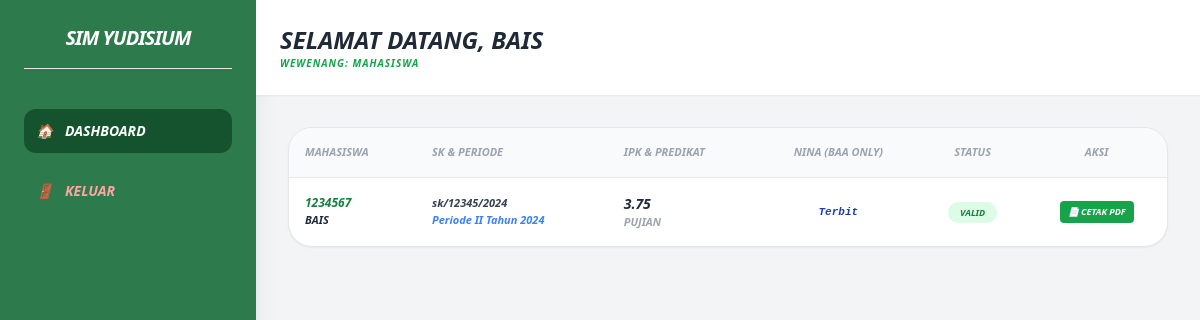
Page /dashboard.php (signed in) on the committed database.
### tables this page shows
CREATE TABLE `yudisium` (
  `id` int NOT NULL,
  `user_id` int DEFAULT NULL,
  `periode_id` int DEFAULT NULL,
  `no_sk_yudisium` varchar(50) DEFAULT NULL,
  `tgl_sk` date DEFAULT NULL,
  `tgl_mulai_kuliah` date DEFAULT NULL,
  `tgl_ujian` date DEFAULT NULL,
  `ipk` decimal(4,2) DEFAULT NULL,
  `predikat` varchar(50) DEFAULT NULL,
  `peringkat` int DEFAULT NULL,
  `nina` varchar(50) DEFAULT 'Belum Terbit',
  `status_validasi` enum('Pending','Valid') DEFAULT 'Pending'
);

CREATE TABLE `users` (
  `id` int NOT NULL,
  `npm_nik` varchar(20) DEFAULT NULL,
  `nama` varchar(100) DEFAULT NULL,
  `email` varchar(100) DEFAULT NULL,
  `password` varchar(255) DEFAULT NULL,
  `role` enum('Admin','Staf BAA','Staf Prodi','Mahasiswa') DEFAULT NULL,
  `prodi` varchar(50) DEFAULT NULL
);

CREATE TABLE `periode` (
  `id` int NOT NULL,
  `nama_periode` varchar(50) DEFAULT NULL,
  `status` enum('Aktif','Selesai') DEFAULT 'Aktif'
);

### config.php (called while the page is built, shortened)
<?php
function h($str) { return htmlspecialchars($str ?? '', ENT_QUOTES, 'UTF-8'); }
?>

### dashboard.php (the view, shortened to what this page needs)
<?php
include_once 'config.php';
$role = $_SESSION['role'];
$user_id = $_SESSION['user_id'];
$sql = "SELECT y.*, u.nama, u.npm_nik, p.nama_periode
        FROM yudisium y
        JOIN users u ON y.user_id = u.id
        JOIN periode p ON y.periode_id = p.id";
if ($role == 'Mahasiswa') {
    $sql .= " WHERE y.user_id = '$user_id'";
}
$data = mysqli_query($conn, $sql);
?>
<!DOCTYPE html>
<html lang="id">
<head>
    <script src="https://cdn.tailwindcss.com"></script>
</head>
<body class="bg-gray-100 flex h-screen font-sans italic font-bold">
    <div class="w-64 bg-[#2D7A4D] text-white p-6 shadow-xl">
        <h1 class="text-xl font-black mb-10 border-b pb-4 uppercase tracking-tighter italic text-center">SIM Yudisium</h1>
        <nav class="space-y-4 text-sm uppercase italic">
            <a href="dashboard.php" class="flex items-center gap-3 p-3 bg-green-900 rounded-xl">
                <span>🏠</span> DASHBOARD
            </a>
            <a href="logout.php" class="flex items-center gap-3 p-3 text-red-300 hover:text-white mt-10 italic">
                <span>🚪</span> KELUAR
            </a>
        </nav>
    </div>
    <div class="flex-1 flex flex-col overflow-hidden">
        <header class="bg-white p-6 shadow-sm flex justify-between items-center">
            <div>
                <h2 class="text-2xl font-black text-gray-800 uppercase italic">SELAMAT DATANG, <?= h($_SESSION['nama']) ?></h2>
                <p class="text-[10px] text-green-600 uppercase tracking-widest font-bold">WEWENANG: <?= h($role) ?></p>
            </div>
        </header>
        <main class="p-8 overflow-auto">
            <div class="bg-white rounded-3xl shadow-sm border overflow-hidden">
                <table class="w-full text-[11px] text-left">
                    <thead class="bg-gray-50 text-gray-400 uppercase border-b italic">
                        <tr>
                            <th class="p-4">Mahasiswa</th>
                            <th class="p-4">SK & Periode</th>
                            <th class="p-4">IPK & Predikat</th>
                            <th class="p-4 text-center">NINA (BAA ONLY)</th>
                            <th class="p-4 text-center">Status</th>
                            <th class="p-4 text-center">Aksi</th>
                        </tr>
                    </thead>
                    <tbody class="divide-y divide-gray-100 italic">
                        <?php while($row = mysqli_fetch_assoc($data)): ?>
                        <tr>
                            <td class="p-4 font-black">
                                <span class="text-green-700 text-xs italic"><?= h($row['npm_nik']) ?></span><br>
                                <span class="uppercase text-gray-800"><?= h($row['nama']) ?></span>
                            </td>
                            <td class="p-4">
                                <span class="italic font-bold text-gray-700"><?= h($row['no_sk_yudisium']) ?></span><br>
                                <span class="text-blue-500 italic"><?= h($row['nama_periode']) ?></span>
                            </td>
                            <td class="p-4">
                                <span class="text-sm font-black text-gray-800"><?= h($row['ipk']) ?></span><br>
                                <span class="text-gray-400 uppercase font-bold"><?= h($row['predikat']) ?></span>
                            </td>
                            <td class="p-4 text-center">
                                <?php if($role == 'Staf BAA' || $role == 'Admin'): ?>
                                    <form method="POST" action="proses_crud.php" class="flex gap-1 justify-center items-center">
                                        <input type="hidden" name="csrf_token" value="<?= $_SESSION['csrf_token'] ?>">
                                        <input type="hidden" name="id" value="<?= $row['id'] ?>">
                                        <input type="text" name="nina_val" value="<?= h($row['nina']) ?>"
                                               class="border-2 border-gray-100 p-1 w-28 rounded-lg text-[10px] focus:border-blue-400 outline-none shadow-inner italic" placeholder="Input NINA...">
                                        <button name="update_nina" class="bg-blue-600 text-white px-3 py-1 rounded-lg hover:bg-blue-700 transition font-black uppercase text-[9px]">SAVE</button>
                                    </form>
                                <?php else: ?>
                                    <span class="font-mono font-black text-blue-800 italic">
                                        <?= ($row['nina']) ? h($row['nina']) : '<span class="text-gray-300">Belum Terbit</span>' ?>
                                    </span>
                                <?php endif; ?>
                            </td>
                            <td class="p-4 text-center">
                                <span class="px-3 py-1 rounded-full text-[9px] uppercase font-black
                                    <?= $row['status_validasi'] == 'Valid' ? 'bg-green-100 text-green-700' : 'bg-yellow-100 text-yellow-700' ?>">
                                    <?= h($row['status_validasi']) ?>
                                </span>
                            </td>
                            <td class="p-4 text-center">
                                <div class="flex flex-wrap gap-1 justify-center">
                                    <?php if($row['status_validasi'] == 'Valid'): ?>
                                        <a href="cetak_yudisium.php?id=<?= $row['id'] ?>" target="_blank"
                                           class="bg-green-600 text-white px-2 py-1 rounded text-[9px] font-black uppercase hover:bg-green-700 transition">
                                            📄 CETAK PDF
                                        </a>
                                    <?php endif; ?>
                                </div>
                            </td>
                        </tr>
                        <?php endwhile; ?>
                    </tbody>
                </table>
            </div>
        </main>
    </div>
</body>
</html>

### rows in the picture
yudisium: user.npm_nik "1234567", user.nama "BAIS", no_sk_yudisium "sk/12345/2024", periode.nama_periode "Periode II Tahun 2024", ipk "3.75", predikat "PUJIAN", nina "Terbit", status_validasi "VALID"

### other values in the picture
$_SESSION['nama'] "BAIS"
$role "MAHASISWA"
